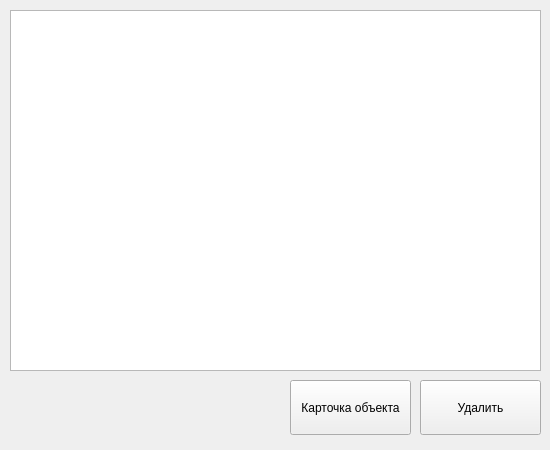
<?xml version="1.0" encoding="UTF-8"?>
<ui version="4.0">
 <class>Requests</class>
 <widget class="QWidget" name="Requests">
  <property name="geometry">
   <rect>
    <x>0</x>
    <y>0</y>
    <width>550</width>
    <height>450</height>
   </rect>
  </property>
  <property name="windowTitle">
   <string>Form</string>
  </property>
  <widget class="QTableView" name="tableView">
   <property name="geometry">
    <rect>
     <x>10</x>
     <y>10</y>
     <width>531</width>
     <height>361</height>
    </rect>
   </property>
  </widget>
  <widget class="QPushButton" name="pushButton">
   <property name="geometry">
    <rect>
     <x>420</x>
     <y>380</y>
     <width>121</width>
     <height>55</height>
    </rect>
   </property>
   <property name="text">
    <string>Удалить</string>
   </property>
  </widget>
  <widget class="QPushButton" name="pushButton_2">
   <property name="geometry">
    <rect>
     <x>290</x>
     <y>380</y>
     <width>121</width>
     <height>55</height>
    </rect>
   </property>
   <property name="text">
    <string>Карточка объекта</string>
   </property>
  </widget>
 </widget>
 <resources/>
 <connections/>
</ui>
